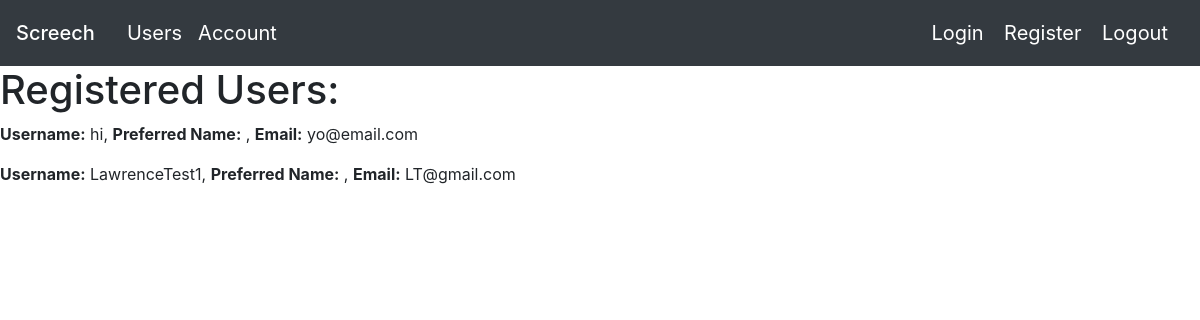
/users, run on an earlier commit of the app's database.
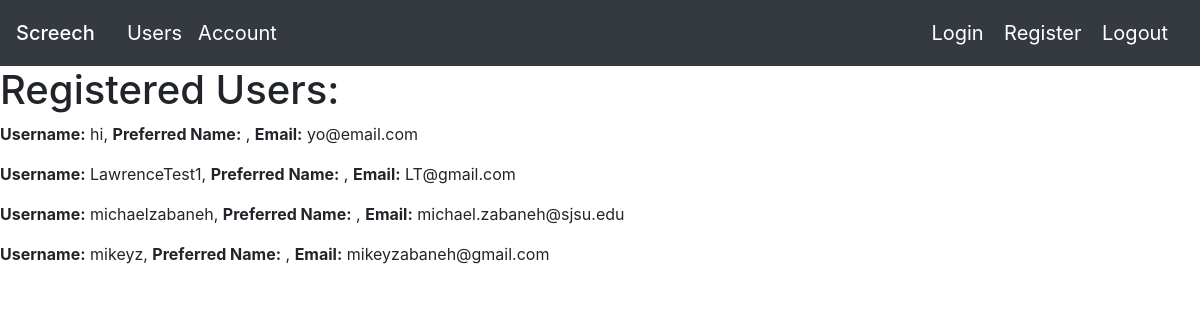
And on a later commit of the database.
### app/models.py (models this page shows, shortened)
class User(db.Model, UserMixin):
    id = db.Column(db.Integer, primary_key = True)
    username = db.Column(db.String(15))
    password = db.Column(db.String(200))
    email = db.Column(db.String(32), unique = True)

### app/routes.py (the view)
@myapp_obj.route('/users')
def users():
    all_users = User.query.all()
    return render_template("Users.html", form=all_users)

### app/templates/Users.html
{% extends "base.html" %}
{% block mycontent %}
    <h1>
        Registered Users:
    </h1>
    {% for user in form %}
    <div>
        <p><b>Username:</b> {{ user.username }}, <b>Preferred Name:</b> {{ user.name }}, <b>Email:</b> {{ user.email}}</p>
    </div>
    {% endfor %}
{% endblock %}

### app/templates/base.html (shortened to what this page needs)
<!DOCTYPE HTML>
<html lang="en">
     <head>
    <link rel="stylesheet" href="https://cdn.jsdelivr.net/npm/bootstrap@4.3.1/dist/css/bootstrap.min.css">
     </head>
     <body>
      <nav class="navbar navbar-dark bg-dark">
        <form class="form-inline">
          <span class="navbar-brand mb-0 h1"><a class="navbar-brand" href="/">
          Screech</span></a>
          <a class="navbar-brand" href="/users">Users</a>
          <a class="navbar-brand" href="/account">Account</a>
        </form>
        <div>
          <a class="navbar-brand" href="/login"> Login</a>
          <a class="navbar-brand" href="/register">Register</a>
          <a class="navbar-brand" href="/logout">Logout</a>
        </div>
      </nav>
         {% block mycontent %}{% endblock %}
     </body>
</html>

What changed in the data, as far as the page shows it:
added User: username "michaelzabaneh", email "michael.zabaneh@sjsu.edu"
added User: username "mikeyz", email "mikeyzabaneh@gmail.com"
